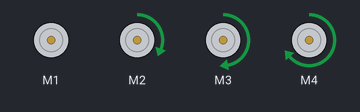
Bench run of a program on a simulated Raspberry Pi Pico running MicroPython. Shown: 4 × DC motor (green arrow = forward, orange = backward, longer = faster).

Above: at 0.05 s.
At 4.71 s:
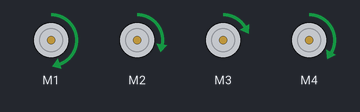
At 9.36 s:
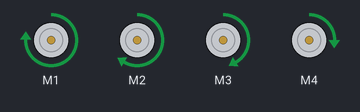
At 18.68 s:
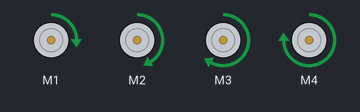
At 29.31 s:
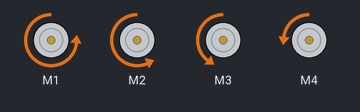
At 39.94 s:
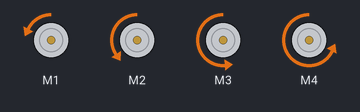
Timing chart, 0 to 40.0 s (numbered marks = the images above):
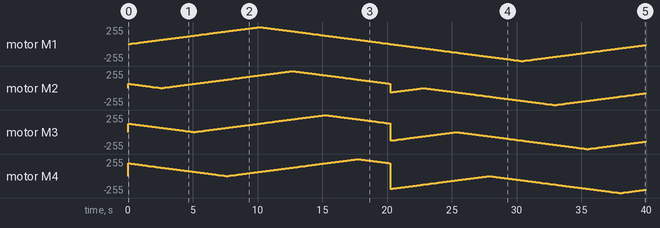

Measured:
- by itself, motor M1: stopped → forward 3/255 at 0.10 s, → forward 5/255 0.10 s later, → forward 8/255 0.10 s later, → forward 10/255 0.10 s later, … (395 changes in this stretch)
- by itself, motor M2: stopped → forward 64/255 at 0.00 s, → forward 61/255 0.10 s later, → forward 59/255 0.10 s later, → forward 56/255 0.10 s later, … (396 changes in this stretch)

The program:

AllMotorTest.py
```python
#AllMotorTest.py
# test code that ramps each motor 0-100-0 then changes direction and does it again.
#all motors run at once, but with staggered timings

import PicoRobotics
import utime


board = PicoRobotics.KitronikPicoRobotics()
directions = ["f","r"]

while True:
    for direction in directions:
        for speed in range(0,25):
            board.motorOn(1, direction, speed)
            board.motorOn(2, direction, 25-speed)
            board.motorOn(3, direction, 50-speed)
            board.motorOn(4, direction, 75-speed)
            utime.sleep_ms(100) #ramp speed over 25x100ms => approx 2.5 second.
        for speed in range(0,25):
            board.motorOn(1, direction, 25+speed)
            board.motorOn(2, direction, speed)
            board.motorOn(3, direction, 25-speed)
            board.motorOn(4, direction, 50-speed)
            utime.sleep_ms(100)
        for speed in range(0,25):
            board.motorOn(1, direction, 50+speed)
            board.motorOn(2, direction, 25+speed)
            board.motorOn(3, direction, speed)
            board.motorOn(4, direction, 25-speed)
            utime.sleep_ms(100)
        for speed in range(0,25):
            board.motorOn(1, direction, 75+speed)
            board.motorOn(2, direction, 50+speed)
            board.motorOn(3, direction, 25+speed)
            board.motorOn(4, direction, speed)
            utime.sleep_ms(100)
        for speed in range(0,25):
            board.motorOn(1, direction, 100-speed)
            board.motorOn(2, direction, 75+speed)
            board.motorOn(3, direction, 50+speed)
            board.motorOn(4, direction, 25+speed)
            utime.sleep_ms(100)
        for speed in range(0,25):
            board.motorOn(1, direction, 75-speed)
            board.motorOn(2, direction, 100-speed)
            board.motorOn(3, direction, 75+speed)
            board.motorOn(4, direction, 50+speed)
            utime.sleep_ms(100)
        for speed in range(0,25):
            board.motorOn(1, direction, 50-speed)
            board.motorOn(2, direction, 75-speed)
            board.motorOn(3, direction, 100-speed)
            board.motorOn(4, direction, 75+speed)
            utime.sleep_ms(100)
        for speed in range(0,25):
            board.motorOn(1, direction, 25-speed)
            board.motorOn(2, direction, 50-speed)
            board.motorOn(3, direction, 75-speed)
            board.motorOn(4, direction, 100-speed)
            utime.sleep_ms(100)
```
